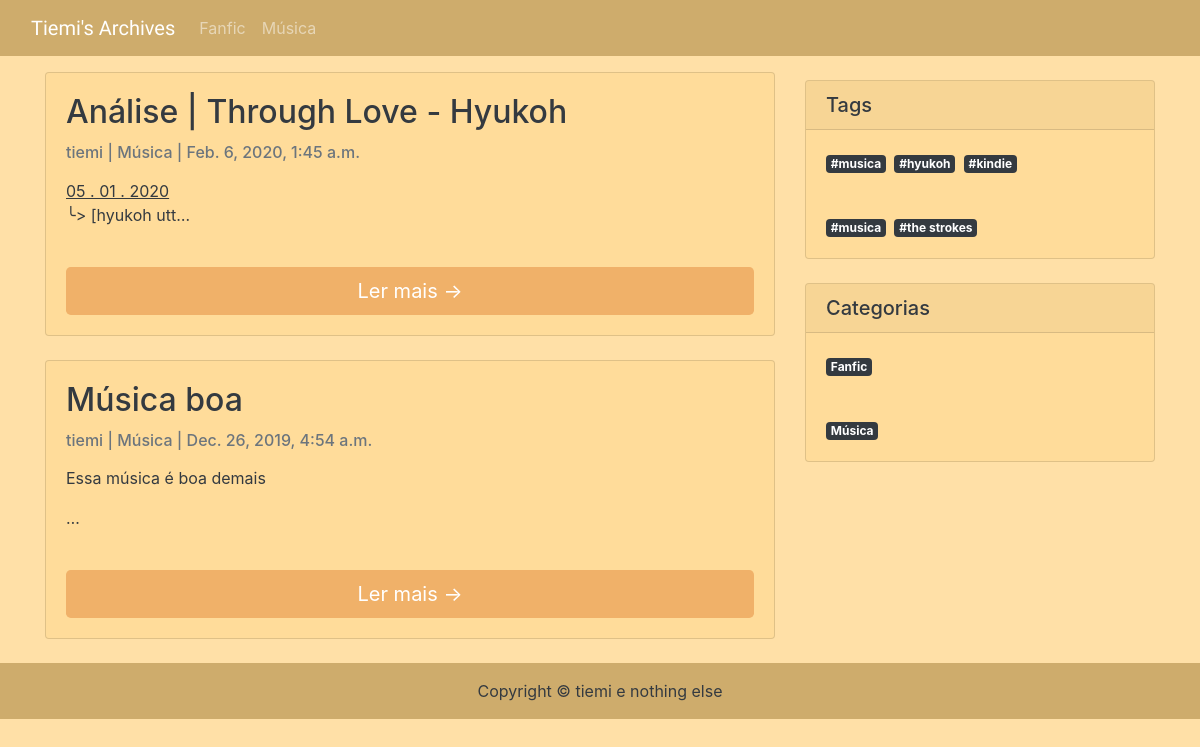
Page /categorias/musica/ on the committed database.
### blog/models.py (models this page shows, shortened)
class Category(models.Model):
    title = models.CharField(max_length=200, unique=True)
    slug = models.SlugField(max_length=200, unique=True)
    created_on = models.DateTimeField(auto_now_add=True)
    updated_on = models.DateTimeField(auto_now=True)
    class Meta:
        ordering = ['-title']
    def __str__(self):
        return self.title

class Post(models.Model):
    title = models.CharField(max_length=200, unique=True)
    slug = models.SlugField(max_length=200, unique=True)
    tags = TaggableManager()
    author = models.ForeignKey(User, on_delete= models.CASCADE,related_name='blog_posts')
    updated_on = models.DateTimeField(auto_now= True)
    content = RichTextUploadingField()
    created_on = models.DateTimeField(auto_now_add=True)
    category = models.ForeignKey(Category, on_delete= models.CASCADE, verbose_name="Category")
    status = models.IntegerField(choices=STATUS, default=0)
    class Meta:
        ordering = ['-created_on']

### blog/views.py (the view)
# urls.py: path('categorias/<slug:slug>/', views.category_detail, name='category_detail'),
def category_detail(request, slug):
    template_name = 'category_detail.html'
    categories = Category.objects.all().order_by('title')
    category_detail = Category.objects.filter(slug=slug)
    category = get_object_or_404(Category, slug=slug)
    posts = Post.objects.filter(category=category)
    args = {'posts' : posts, 'categories': categories}
    return render(request, template_name, args)

### templates/category_detail.html (shortened to what this page needs)
{% extends 'base.html' %}
{% block content %}
    <div class="container text-white">
        <div class="row">
            <div class="col-md-8 mt-3 left">
                {% for post in posts %}
                <div class="card text-dark mb-4" style="background-color: #ffdc9a;">
                    <div class="card-body">
                        <h2 class="card-title">{{ post.title }}</h2>
                        <p class="card-text text-muted h6">{{ post.author }} | {{post.category}} | {{ post.created_on}} </p>
                        {% autoescape off %}
                        <p class="card-text">{{post.content|truncatechars:50 }}</p>
                        {% endautoescape %}
                        <br>
                        <a href="{% url 'post_detail' post.slug  %}" class="btn btn-lg btn-block text-white" style="background-color: #f0b169;">Ler mais &rarr;</a>
                    </div>
                </div>
                {% endfor %}
            </div>
            {% block sidebar %} {% include 'sidebar.html' %} {% endblock sidebar %}
        </div>
    </div>
{% endblock %}

### templates/base.html (shortened to what this page needs)
<!DOCTYPE html>
<html>
    <head>
        <link rel="stylesheet" href="https://maxcdn.bootstrapcdn.com/bootstrap/4.0.0/css/bootstrap.min.css"
 />
    </head>
    <body>
    <nav class="navbar sticky-top navbar-expand-lg navbar-dark shadow" style="background-color: #ceac6c;"">
        <div class="container-fluid">
            <a class="navbar-brand" href="{% url 'home' %}" id="mainTitle">Tiemi's Archives</a>
            <div class="collapse navbar-collapse" id="navbarTogglerDemo02">
                <ul class="navbar-nav mr-auto mt-2 mt-lg-0">
                    {% for c in categories %}
                    <li class="nav-item">
                    <a class="nav-link" href="{% url 'category_detail' c.slug  %}">{{ c.title }}</a>
                    </li>
                    {% endfor %}
                </ul>
            </div>
        </div>
    </nav>
    {% block content %}{% endblock content %}
    <footer class="py-3 bg-grey" style="background-color: #ceac6c;">
        <p class="m-0 text-dark text-center ">Copyright &copy; tiemi e nothing else</p>
    </footer>
    </body>
</html>

### templates/sidebar.html
{% block sidebar %}
        <div class="col-md-4 float-right ">
            <div class="card text-dark my-4" style="background-color: #ffdc9a;">
                <h5 class="card-header">Tags</h5>
                {% for post in posts %}
                <div class="card-body">
                    {% for tag in post.tags.all %}
                    <a href="#" class="mr-1 badge badge-dark">#{{ tag }}</a>
                    {% endfor %}
                </div>
                {% endfor %}
            </div>
            <div class="card text-dark my-4" style="background-color: #ffdc9a;">
                <h5 class="card-header">Categorias</h5>
                {% for c in categories %}
                <div class="card-body">
                    <a href="#" class="mr-1 badge badge-dark">{{ c.title }}</a>
                </div>
                {% endfor %}
            </div>
        </div>
{% endblock sidebar %}

### templates/base.html (style rules this page uses)
body { padding: 0; margin: 0; background-color: rgb(255, 224, 167); }
#mainTitle { font-family: 'Mansalva', cursive; }

### rows in the picture
Category: title "Fanfic"
Category: title "Música"
Post: title "Análise | Through Love - Hyukoh", author "tiemi", category "Música", created_on "Feb. 6, 2020, 1:45 a.m.", content "05 . 01 . 2020 ╰> [hyukoh utt…"
Post: title "Música boa", author "tiemi", category "Música", created_on "Dec. 26, 2019, 4:54 a.m.", content "Essa música é boa demais …"
Tag: name "musica"
Tag: name "hyukoh"
Tag: name "kindie"
Tag: name "the strokes"
